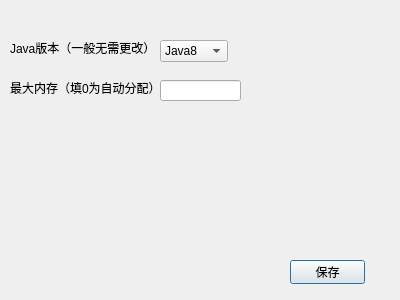
<?xml version="1.0" encoding="UTF-8"?>
<ui version="4.0">
 <class>Configure</class>
 <widget class="QDialog" name="Configure">
  <property name="geometry">
   <rect>
    <x>0</x>
    <y>0</y>
    <width>400</width>
    <height>300</height>
   </rect>
  </property>
  <property name="windowTitle">
   <string>设置</string>
  </property>
  <property name="windowIcon">
   <iconset>
    <normaloff>favicon.ico</normaloff>favicon.ico</iconset>
  </property>
  <widget class="QLabel" name="JavaPathLabel">
   <property name="geometry">
    <rect>
     <x>10</x>
     <y>40</y>
     <width>141</width>
     <height>16</height>
    </rect>
   </property>
   <property name="text">
    <string>Java版本（一般无需更改）</string>
   </property>
  </widget>
  <widget class="QLabel" name="MaxMemoryLabel">
   <property name="geometry">
    <rect>
     <x>10</x>
     <y>80</y>
     <width>151</width>
     <height>16</height>
    </rect>
   </property>
   <property name="text">
    <string>最大内存（填0为自动分配）</string>
   </property>
  </widget>
  <widget class="QLineEdit" name="max_memory">
   <property name="geometry">
    <rect>
     <x>160</x>
     <y>80</y>
     <width>81</width>
     <height>21</height>
    </rect>
   </property>
  </widget>
  <widget class="QPushButton" name="save">
   <property name="geometry">
    <rect>
     <x>290</x>
     <y>260</y>
     <width>75</width>
     <height>24</height>
    </rect>
   </property>
   <property name="text">
    <string>保存</string>
   </property>
  </widget>
  <widget class="QComboBox" name="java_version">
   <property name="geometry">
    <rect>
     <x>160</x>
     <y>40</y>
     <width>68</width>
     <height>22</height>
    </rect>
   </property>
   <item>
    <property name="text">
     <string>Java8</string>
    </property>
   </item>
   <item>
    <property name="text">
     <string>Java11</string>
    </property>
   </item>
  </widget>
 </widget>
 <resources/>
 <connections/>
</ui>
